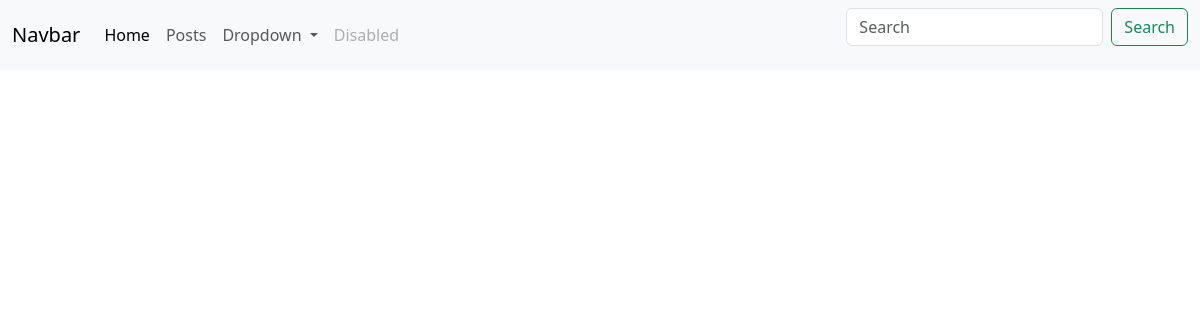
/posts/, run on an earlier commit of the app's database.
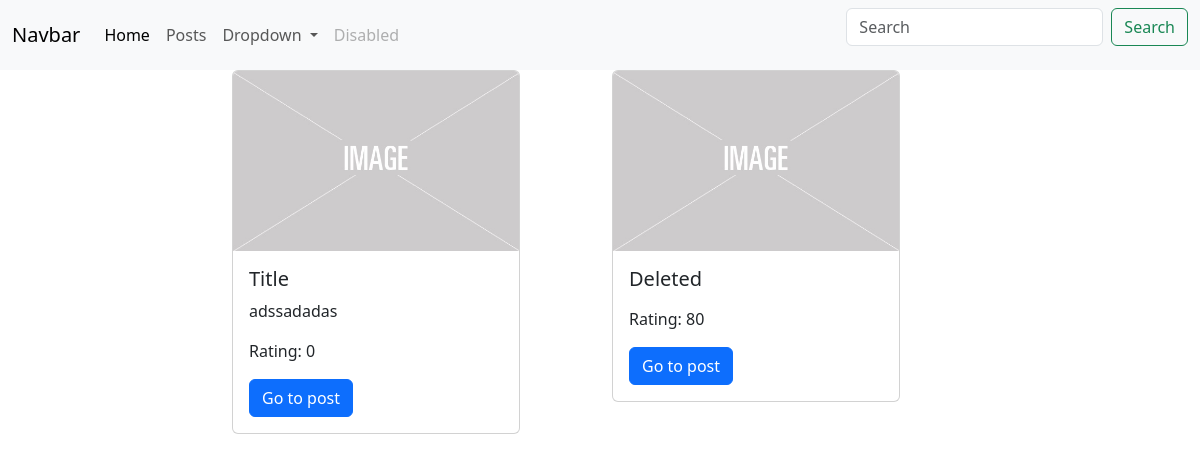
And on a later commit of the database.
### posts/models.py (models this page shows, shortened)
class Post(models.Model):
    image = models.ImageField(null=True, blank=True)
    title = models.CharField(max_length=70)
    content = models.TextField(null=True, blank=True)
    rate = models.IntegerField(default=0)
    created_at = models.DateTimeField(auto_now_add=True)
    updated_at = models.DateTimeField(auto_now=True)
    category = models.ForeignKey(Category, on_delete=models.CASCADE, related_name='posts', null=True, blank=True)
    tags = models.ManyToManyField(Tag, related_name='posts', null=True)

### posts/views.py (the view)
# urls.py: path('posts/', post_list_view),
def post_list_view(request):
    if request.method == 'GET':
        posts = Post.objects.all()
        return render(request, 'post_list.html', context={'posts': posts})

### templates/post_list.html
{% extends 'base.html'%}
{% load static %}
{% block content %}
<div class="container">
    <div class="row justify-content-center">
        {% for post in posts %}
        <div class="col-md-4">
            <div class="card mb-4" style="width: 18rem;">
                {% if post.image %}
                    <img src="{{ post.image.url }}" class="card-img-top" alt="{{ post.title }}">
                {% else %}
                    <img src="{% static 'holder.jpg' %}" class="card-img-top" alt="Placeholder image">
                {% endif %}
                <div class="card-body">
                    <h5 class="card-title">{{ post.title }}</h5>
                    <p class="card-text">{{ post.content }}</p>
                    <p class="card-text">Rating: {{ post.rate }}</p>
                    <a href="/posts/{{ post.id }}/" class="btn btn-primary">Go to post</a>
                </div>
            </div>
        </div>
        {% endfor %}
    </div>
</div>
{% endblock %}

What changed in the data, as far as the page shows it:
added Post: title "Title", content "adssadadas", rate "0"
added Post: title "Deleted", rate "80"
